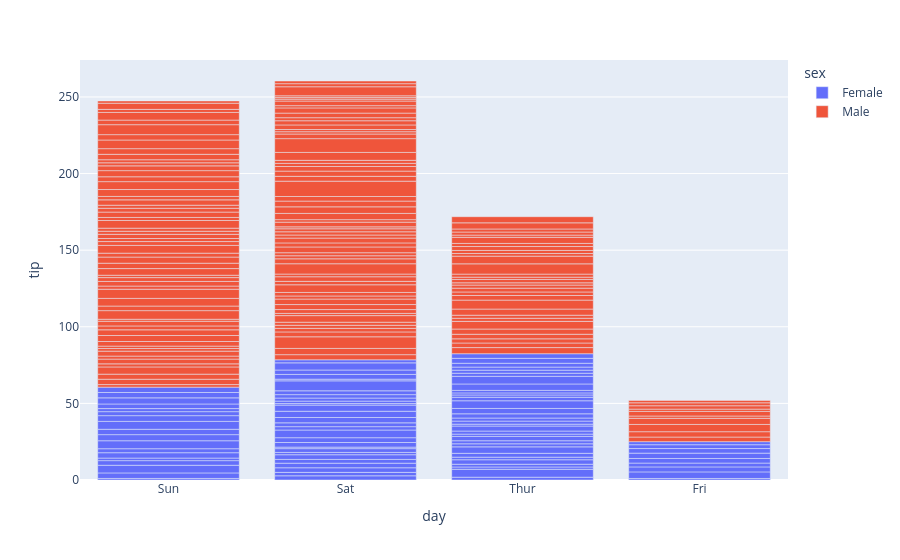

The notebook cell this image was saved under:
### Markdown cell above
Bar Chart

### Code cell
# plotting the scatter chart
fig = px.bar(data, x='day', y='tip', color='sex')

# showing the plot
fig.show()

### Figure 1 — Plotly figure (JSON) as saved in the notebook; plotly's stock layout.template omitted (floating-point values rounded to 4 significant figures; data arrays with more than 128 entries replaced by an {"elided": "..."} marker saying what was removed)
{"data": [{"hovertemplate": "sex=Female<br>day=%{x}<br>tip=%{y}<extra></extra>", "legendgroup": "Female", "marker": {"color": "#636efa", "pattern": {"shape": ""}}, "name": "Female", "orientation": "v", "showlegend": true, "textposition": "auto", "type": "bar", "x": ["Sun", "Sun", "Sun", "Sun", "Sun", "Sun", "Sat", "Sat", "Sat", "Sat", "Sat", "Sat", "Sun", "Sun", "Sat", "Sat", "Sat", "Sat", "Sat", "Sat", "Sat", "Thur", "Thur", "Fri", "Fri", "Fri", "Fri", "Fri", "Sat", "Sat", "Sat", "Sat", "Sat", "Sun", "Sun", "Thur", "Thur", "Thur", "Thur", "Thur", "Thur", "Thur", "Thur", "Thur", "Thur", "Thur", "Thur", "Thur", "Thur", "Thur", "Thur", "Thur", "Thur", "Thur", "Thur", "Thur", "Thur", "Sun", "Sun", "Sun", "Sun", "Sun", "Sat", "Sat", "Sun", "Sun", "Sun", "Thur", "Thur", "Thur", "Thur", "Thur", "Thur", "Thur", "Sat", "Sat", "Sat", "Sat", "Sat", "Fri", "Fri", "Fri", "Fri", "Sat", "Sat", "Sat", "Thur"], "xaxis": "x", "y": [1.01, 3.61, 5.0, 3.02, 1.67, 3.5, 2.75, 2.23, 3.0, 3.0, 2.45, 3.07, 2.6, 5.2, 1.5, 2.47, 1.0, 3.0, 3.14, 5.0, 2.2, 1.83, 5.17, 1.0, 4.3, 3.25, 2.5, 3.0, 2.5, 3.48, 4.08, 4.0, 1.0, 4.0, 3.5, 1.5, 1.8, 2.92, 1.68, 2.52, 4.2, 2.0, 2.0, 2.83, 1.5, 2.0, 3.25, 1.25, 2.0, 2.0, 2.75, 3.5, 5.0, 2.3, 1.5, 1.36, 1.63, 5.14, 3.75, 2.61, 2.0, 3.0, 1.61, 2.0, 4.0, 3.5, 3.5, 4.19, 5.0, 2.0, 2.01, 2.0, 2.5, 3.23, 2.23, 2.5, 6.5, 1.1, 3.09, 3.48, 3.0, 2.5, 2.0, 2.88, 4.67, 2.0, 3.0], "yaxis": "y"}, {"hovertemplate": "sex=Male<br>day=%{x}<br>tip=%{y}<extra></extra>", "legendgroup": "Male", "marker": {"color": "#EF553B", "pattern": {"shape": ""}}, "name": "Male", "orientation": "v", "showlegend": true, "textposition": "auto", "type": "bar", "x": {"elided": "157 str values"}, "xaxis": "x", "y": {"elided": "157 float values"}, "yaxis": "y"}], "layout": {"barmode": "relative", "legend": {"title": {"text": "sex"}, "tracegroupgap": 0}, "margin": {"t": 60}, "xaxis": {"anchor": "y", "domain": [0, 1], "title": {"text": "day"}}, "yaxis": {"anchor": "x", "domain": [0, 1], "title": {"text": "tip"}}}}
